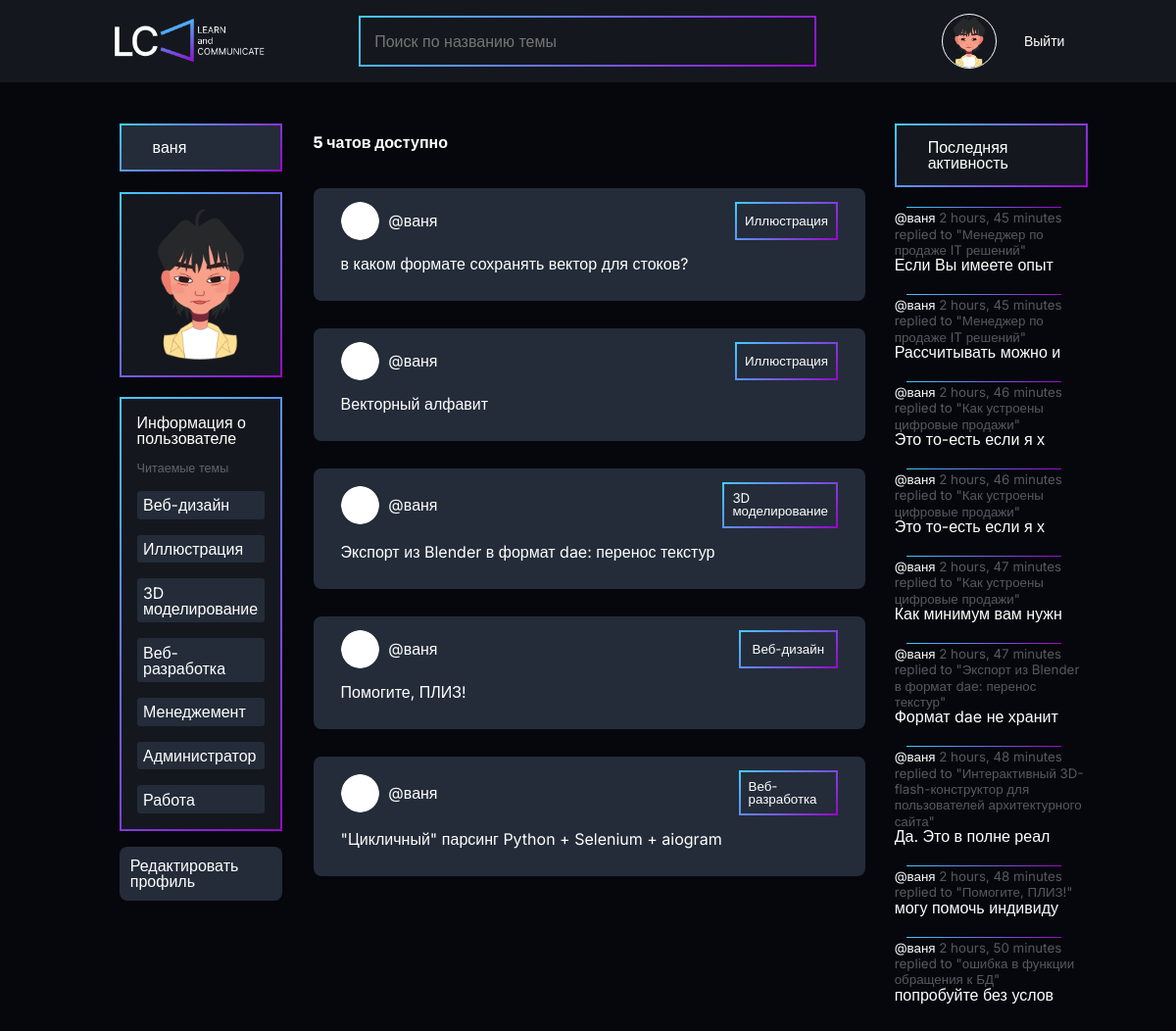
Screenshot of /profile/11/ (signed in) with the database file from the repository.
### base/models.py (models this page shows, shortened)
class Topic(models.Model):
    name = models.CharField(max_length=200)

class Room(models.Model):
    host = models.ForeignKey(User, on_delete=models.SET_NULL, null = True)
    topic = models.ForeignKey(Topic, on_delete=models.SET_NULL, null = True)
    name = models.CharField(max_length=200)
    description = models.TextField(null=True, blank=True)
    participants = models.ManyToManyField(User, related_name='participants', blank=True)
    updated = models.DateTimeField(auto_now=True)
    created=models.DateTimeField(auto_now_add=True)
    class Meta:
        ordering = ['-updated', '-created']
    def __str__(self):
        return self.name

class Message(models.Model):
    user =  models.ForeignKey(User, on_delete=models.CASCADE)
    room = models.ForeignKey(Room, on_delete=models.CASCADE)
    body = models.TextField()
    updated = models.DateTimeField(auto_now=True)
    created=models.DateTimeField(auto_now_add=True)
    class Meta:
        ordering = ['-updated', '-created']
    def __str__(self):
        return self.body[0:20]

### base/views.py (the view)
# urls.py: path('profile/<str:pk>/', views.userProfile, name="user-profile"),
def userProfile(request, pk):
    user = User.objects.get(id = pk)
    rooms = user.room_set.all()
    room_count = rooms.count()
    room_messages = user.message_set.all()
    topics = Topic.objects.all()
    context = {'user': user, 'rooms': rooms, 'room_messages': room_messages, 'topics': topics, 'room_count':room_count}
    return render(request, 'base/profile.html', context)

### base/templates/base/profile.html (shortened to what this page needs)
{% extends 'main.html' %} {%load static%} {% block content %}
<div class="profile-container">
    <div class ="user-info">
        <h3>{{user}}</h3>
        <img src="{%static 'images/ayta.png'%}" alt="" class="profile-user" />
        <div>
            <h4>Информация о пользователе</h4>
            <span>Читаемые темы</span>
            {%for topic in topics%}
                <p>{{topic.name}}</p>
            {%endfor%}
        </div>
        <a href="{%url 'update-user'%}">Редактировать профиль</a>
    </div>
    <div>
        {% include 'base/feed_components.html' %}
    </div>
    <div> {% include 'base/activity_component.html' %} </div>
</div>
{% endblock content %}

### base/templates/base/feed_components.html
{%load static%}
<div class="feed-cont">
    <h5>{{room_count}} чатов доступно</h5>
    {% for room in rooms %}
    <div class="feed-item">
        <div class="first-feed">
            <div class="user-feed">
                <img src="{%static 'images/circle.png'%}" class="feed-image"/>
                <a href="{%url 'user-profile' room.host.id%}">@{{room.host.username}}</a>
            </div>
            <div class="stat-feed">
                <small>{{room.topic.name}}</small>
            </div>
        </div>
        <h3><a href="{%  url 'room' room.id %}"> {{room.name}}</a></h3>
    </div>
    {% endfor %}
</div>

### base/templates/base/activity_component.html
<div class="activity-cont">
    <h3>Последняя активность</h3>
    {%for message in room_messages%}
    <div class="activity-item">
        <small
            ><a href="{%url 'user-profile' message.user.id%}"
                >@{{message.user}}</a
            >
            {{message.created|timesince}}</small>
        <small id="small-act">replied to "{{message.room}}"</small>
        <p>{{message}}</p>
    </div>
    {%endfor%}
</div>

### static/main.css (style rules this page uses)
* { padding: 0; margin: 0; border: 0; }
*, *:before, *:after { -webkit-box-sizing: border-box; box-sizing: border-box; }
html, body { height: 100%; width: 100%; font-size: 100%; line-height: 1; font-size: 14px; -ms-text-size-adjust: 100%; -moz-text-size-adjust: 100%; -webkit-text-size-adjust: 100%; }
a, a:visited { text-decoration: none; }
img { vertical-align: top; }
h1, h2, h3, h4, h5, h6 { font-size: inherit; font-weight: 400; }
.feed-cont { padding-top: 0.8rem; }
.feed-cont h5 { font-weight: 800; margin-bottom: 2.4em; }
.feed-item { background-color: #242C39; width: 95%; padding: 1rem 2rem; margin-bottom: 2rem; border-radius: 8px; }
.feed-item h3 { margin-bottom: 1em; }
.first-feed { display: -ms-grid; display: grid; -ms-grid-columns: 1fr 0 1fr 0 1fr 0 1fr 0 1fr; grid-template-columns: 1fr 1fr 1fr 1fr 1fr; -webkit-column-gap: 0; -moz-column-gap: 0; column-gap: 0; margin-bottom: 1em; }
.user-feed { display: -webkit-box; display: -ms-flexbox; display: flex; -webkit-box-align: center; -ms-flex-align: center; align-items: center; }
.user-feed img { width: 2.8rem; height: 2.8rem; border-radius: 50%; margin-right: 0.6em; -o-object-fit: scale-down; object-fit: scale-down; }
.stat-feed { -ms-grid-column: 5; grid-column-start: 5; display: -webkit-box; display: -ms-flexbox; display: flex; -webkit-box-align: center; -ms-flex-align: center; align-items: center; -webkit-box-pack: center; -ms-flex-pack: center; justify-content: center; padding: 0.5em; border-radius: 8px; border: 2px solid white; -o-border-image: linear-gradient(135deg, #43CBFF 0%, #9708CC 100%); border-image: linear-gradient(135deg, #43CBFF 0%, #9708CC 100%); border-image-slice: 1; }
.activity-cont h3 { background-color: #14181E; padding: 0.9em; padding-left: 2em; margin-bottom: 1.4em; border: 2px solid white; -o-border-image: linear-gradient(135deg, #43CBFF 0%, #9708CC 100%); border-image: linear-gradient(135deg, #43CBFF 0%, #9708CC 100%); border-image-slice: 1; }
.activity-cont small { color: #FFFFFF54; }
.activity-cont .activity-item { margin-bottom: 1.5em; position: relative; }
.activity-cont .activity-item:after { content: ""; background: linear-gradient(135deg, #43CBFF 0%, #9708CC 100%); position: absolute; top: -2px; width: 80%; height: 1px; left: 6%; margin-bottom: 0.2em; }
.profile-container { display: -ms-grid; display: grid; -ms-grid-columns: 1fr 0 3fr 0 1fr; grid-template-columns: 1fr 3fr 1fr; padding: 3rem 5.6em; gap: 0; }
.user-info { display: -webkit-box; display: -ms-flexbox; display: flex; -webkit-box-orient: vertical; -webkit-box-direction: normal; -ms-flex-direction: column; flex-direction: column; padding: 0 2em; }
.user-info div { border: 2px solid white; -o-border-image: linear-gradient(135deg, #43CBFF 0%, #9708CC 100%); border-image: linear-gradient(135deg, #43CBFF 0%, #9708CC 100%); border-image-slice: 1; background-color: #14181E; padding: 1em; }
.user-info div span { color: #FFFFFF54; margin-bottom: 2em; font-size: 0.9rem; }
.user-info div p { background-color: #242C39; padding: 0.4em; border-radius: 0.2em; margin-top: 1em; }
.user-info div h4 { margin-bottom: 0.8em; }
.user-info h3 { background-color: #242C39; padding: 0.9em; padding-left: 2em; margin-bottom: 1.3em; border: 2px solid white; -o-border-image: linear-gradient(135deg, #43CBFF 0%, #9708CC 100%); border-image: linear-gradient(135deg, #43CBFF 0%, #9708CC 100%); border-image-slice: 1; }
.user-info img { border: 2px solid white; -o-border-image: linear-gradient(135deg, #43CBFF 0%, #9708CC 100%); border-image: linear-gradient(135deg, #43CBFF 0%, #9708CC 100%); border-image-slice: 1; background-color: #14181E; -o-object-fit: scale-down; object-fit: scale-down; padding: 1em 0; height: 13.5rem; margin-bottom: 1.3em; }
.user-info a { background-color: #242C39; padding: 0.7em; border-radius: 8px; margin: 1em 0; }
body { font-family: "Inter", sans-serif; font-size: 16px; font-weight: 400; color: white; background-color: #06070D; }
body a { color: white; }

### rows the page displays
Topic: name "Веб-дизайн"
Topic: name "Иллюстрация"
Topic: name "3D моделирование"
Topic: name "Веб-разработка"
Topic: name "Менеджемент"
Topic: name "Администратор"
Topic: name "Работа"
Room: host.username "ваня", topic.name "Иллюстрация", name "в каком формате сохранять вектор для стоков?"
Room: host.username "ваня", topic.name "Иллюстрация", name "Векторный алфавит"
Room: host.username "ваня", topic.name "3D моделирование", name "Экспорт из Blender в формат dae: перенос текстур"
Room: host.username "ваня", topic.name "Веб-дизайн", name "Помогите, ПЛИЗ!"
Room: host.username "ваня", topic.name "Веб-разработка", name "\"Цикличный\" парсинг Python + Selenium + aiogram"
Message: user "ваня", created "2 hours, 45 minutes", room "Менеджер по продаже IT решений", body "Если Вы имеете опыт"
Message: user "ваня", created "2 hours, 45 minutes", room "Менеджер по продаже IT решений", body "Рассчитывать можно и"
Message: user "ваня", created "2 hours, 46 minutes", room "Как устроены цифровые продажи", body "Это то-есть если я х"
Message: user "ваня", created "2 hours, 46 minutes", room "Как устроены цифровые продажи", body "Это то-есть если я х"
Message: user "ваня", created "2 hours, 47 minutes", room "Как устроены цифровые продажи", body "Как минимум вам нужн"
Message: user "ваня", created "2 hours, 47 minutes", room "Экспорт из Blender в формат dae: перенос текстур", body "Формат dae не хранит"
Message: user "ваня", created "2 hours, 48 minutes", room "Интерактивный 3D-flash-конструктор для пользователей архитектурного сайта", body "Да. Это в полне реал"
Message: user "ваня", created "2 hours, 48 minutes", room "Помогите, ПЛИЗ!", body "могу помочь индивиду"
Message: user "ваня", created "2 hours, 50 minutes", room "ошибка в функции обращения к БД", body "попробуйте без услов"

### other values shown
{{ user }} "ваня"
{{ room_count }} "5"
